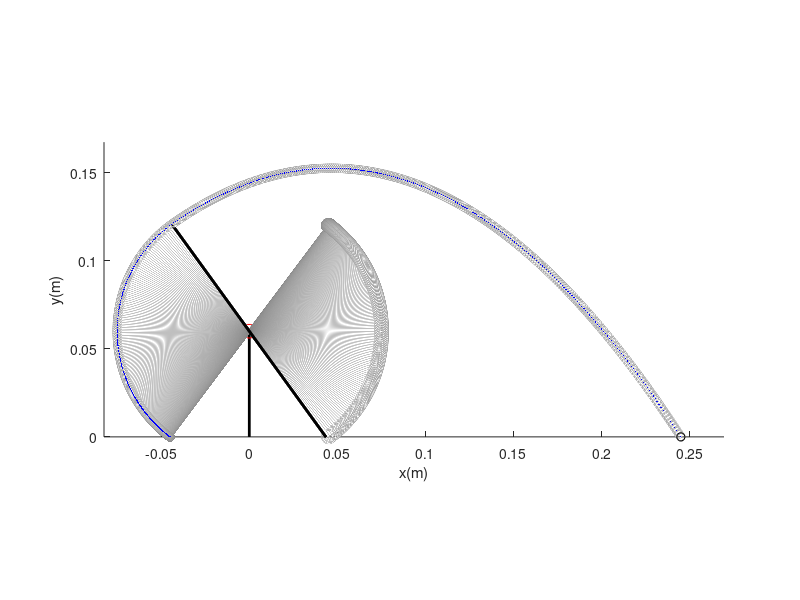
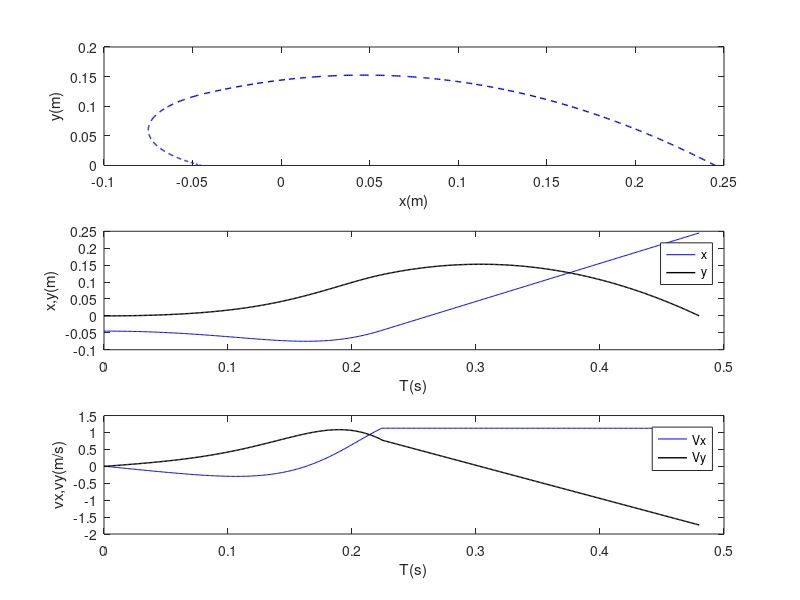

MATLAB code to generate these figures, in order:
clear all;
clc;
%% Parámetros Unidades en Kg, metros, segundos
M2 = 0.1962;   % Peso del contrapeso en kg
M1 = 0.01471;  % Peso del brazo del contrapeso en kg
d2 = 0.075;    % Longitud del brazo del contrapeso en metros
d1 = 0.075;    % Longitud del brazo lanzador en metros
R1 = 0.003;    % Radio brazo lanzador (si aplica)
R2 = 0.0075;   % Radio brazo contrapeso (si aplica)
H = 0.055 + 0.005; % Altura del 5.5 cm, altura de la base 0.5 cm 
dt = 0.001;
m1 = 0.02452;  % Peso del proyectil en kg
m2 = 0.01471;  % Peso del brazo lanzador en kg
g = 9.8;
b = 0.0001;
angSal = 35;   % Ángulo en grados
thetafinal = -(90-angSal)*pi/180;  % ángulo final en contrapeso

%% Catapulta grande
% M2 = 12.0;  
% M1 = 0.05;
% d2 = 0.4;  
% d1 = 1.0;
% R1 = 0.025;
% R2 = 0.10;
% H = 0.80; % Altura del 5.5 cm, altura de la base 0.5 cm 
% dt = 0.01;
% m1 = 0.200;
% m2 = 0.050;
% g = 9.8;
% b = 0.0001;
% angSal = 34;   %Ángulo en grados
% thetafinal = -(90-angSal)*pi/180;  %ángulo final en contrapeso
%% Movimiento circular
thetaMax = asin(H/d1);
omega0 = 0.0;
theta0 = thetaMax; %Inicia rotación con ángulo máximo, debe ser menor a 90°
vto = 0;
I = m1*d1^2/3 + m2*d2^2/3 + 0.4*M1*R1^2 + M1*d1^2 + 0.4*M2*R2^2 + M2*d2^2;
C = (-M2*d2 + M1*d1 -m2*d2/2 + m1*d1/2)*g/I;
%% Método de Euler para el Cálculo de la rapidez angular y ángulo como función del tiempo
t = 0;
T(1) = 0; Vx(1) = 0; Vy(1)=0; X(1) = -d1*cos(theta0); Y(1) = H-d1*sin(theta0);
omegaV(1) = omega0;
thetaV(1) = theta0;
for k=2:100000     
    omega1 = omega0 + C*cos(theta0)*dt;
    theta1 = theta0 + omega0*dt;
    omega0 = omega1; theta0 = theta1;
      if theta1 < thetafinal
      break;
      end
    omegaV(k) = omega1;
    thetaV(k) = theta1;
    vx = -d1*abs(omega1)*cos(pi/2-theta1);
    vy = d1*abs(omega1)*sin(pi/2-theta1);
    yo = H - d1*sin(theta1);
    xo = -d1*cos(theta1);
    T(k) = k*dt;
    Vx(k) = vx;
    Vy(k) = vy;
    X(k) = xo;
    Y(k) = yo;
end
% figure(7);
% plot(T,abs(omegaV),'k','LineWidth',2);
% xlabel('t(seg)');
% ylabel('|w(rad/seg)|');
%% Tiro parabólico
theta1 = abs(theta1);
vo = d1*abs(omega1);
AngSal = pi/2 - abs(theta1); %Ángulo de salida
vox = vo*cos(AngSal);
voy = vo*sin(AngSal);
tv = (voy + sqrt(voy^2+2*g*yo))/g; %Estimado sin fricción
Dymax = voy^2/(2*g);               %Estimado sin fricción
ymax = yo + Dymax;                 %Estimado sin fricción
R = xo + vox*tv;                   %Estimado sin fricción
%fprintf("Sin fricción: tv = %f, angSal(Deg) = %f, R(cm) = %f %f\n",tv,angSal,R*100, AngSal*180/pi)

%% Grafica trayectoria tira parabólico sin fricción con el aire

tv = 0:dt:tv;
k = length(T);
To = T(end);
for i = 1:length(tv)   
   v1x = vox - b*vox*dt/M1; 
   v1y = voy + (-g-b*voy/M1)*dt;
   x1 = xo + vox*dt;
   y1 = yo + voy*dt;
   vox = v1x; voy = v1y; 
   xo = x1; yo = y1;    
   if y1 < 0.0
       break;
   end
       k = k + 1;
    T(k) = To + i*dt; 
    Vx(k)=vox; Vy(k) = voy; 
     X(k)=xo;   Y(k) = yo;
end
fprintf("Tiempo de vuelo = %f\nÁngulo de Salida(Deg) = %f\nAlcance R(cm) = %f\n",T(end),angSal*180/pi,X(end)*100);
%% Render
 figure(1);
 hold on;
 axis equal;
 xlim([-d1*1.1,1.1*max(X)]);
 ylim([0,1.1*ymax]);
 xlabel('x(m)');
 ylabel('y(m)');
 plot([0,0],[0,H],'- k','LineWidth',2);
 plot(0,H,'o r','MarkerSize',10);
for i=1:k
if(Y(i) < 0) break; end
 plot(X(i),Y(i),'o k','MarkerSize',6); %hold on;
 if(i <= length(thetaV)) 
 plot(d2*cos(thetaV(i)),H+d2*sin(thetaV(i)),'o k','MarkerSize',10);
 plot([-d1*cos(thetaV(i)),d2*cos(thetaV(i))],[H-d1*sin(thetaV(i)),H+d2*sin(thetaV(i))],'- k','LineWidth',2);
 end
pause(0.00000001);
plot(X(i),Y(i),'o w','MarkerSize',6); hold on;
plot(X(1:i),Y(1:i),'. b','MarkerSize',2); 
if(i < length(thetaV)) 
 plot(d2*cos(thetaV(i)),H+d2*sin(thetaV(i)),'o w','MarkerSize',10);
 plot([-d1*cos(thetaV(i)),d2*cos(thetaV(i))],[H-d1*sin(thetaV(i)),H+d2*sin(thetaV(i))],'- w','LineWidth',2);
end
if(i == length(thetaV))
 plot(d2*cos(thetaV(i)),H+d2*sin(thetaV(i)),'o k','MarkerSize',10);
 plot([-d1*cos(thetaV(i)),d2*cos(thetaV(i))],[H-d1*sin(thetaV(i)),H+d2*sin(thetaV(i))],'- k','LineWidth',2);
end
end 
 plot(X(i),Y(i),'o k','MarkerSize',6); 
 
%% Figuras finales
figure(2);
subplot(3,1,3); 
plot(T, Vx, '- b', T, Vy, '- k', 'LineWidth', 1);
xlabel('T(s)');
ylabel('vx,vy(m/s)');
legend('Vx', 'Vy');  % Leyendas en el mismo orden que las líneas
drawnow;  % Fuerza el dibujo

subplot(3,1,2); 
plot(T, X, '- b', T, Y, '- k', 'LineWidth', 1);
xlabel('T(s)');
ylabel('x,y(m)');
legend('x', 'y');  % Leyendas en el mismo orden que las líneas
drawnow;  % Fuerza el dibujo

subplot(3,1,1); 
plot(X, Y, '-- b', 'LineWidth', 1);
xlabel('x(m)');
ylabel('y(m)');
drawnow;  % Fuerza el dibujo
waitfor(gcf);
